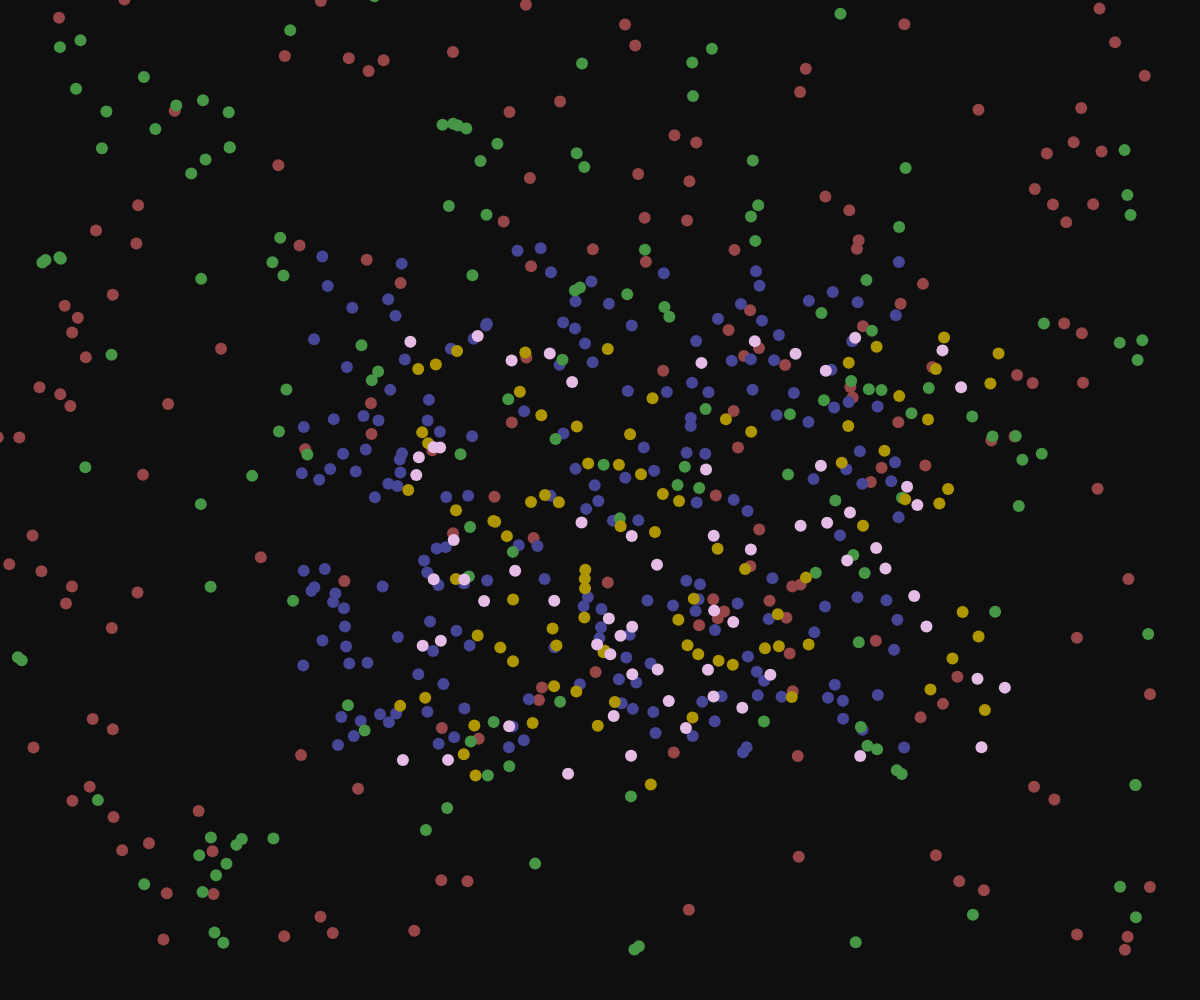
Frame 1 (no input)
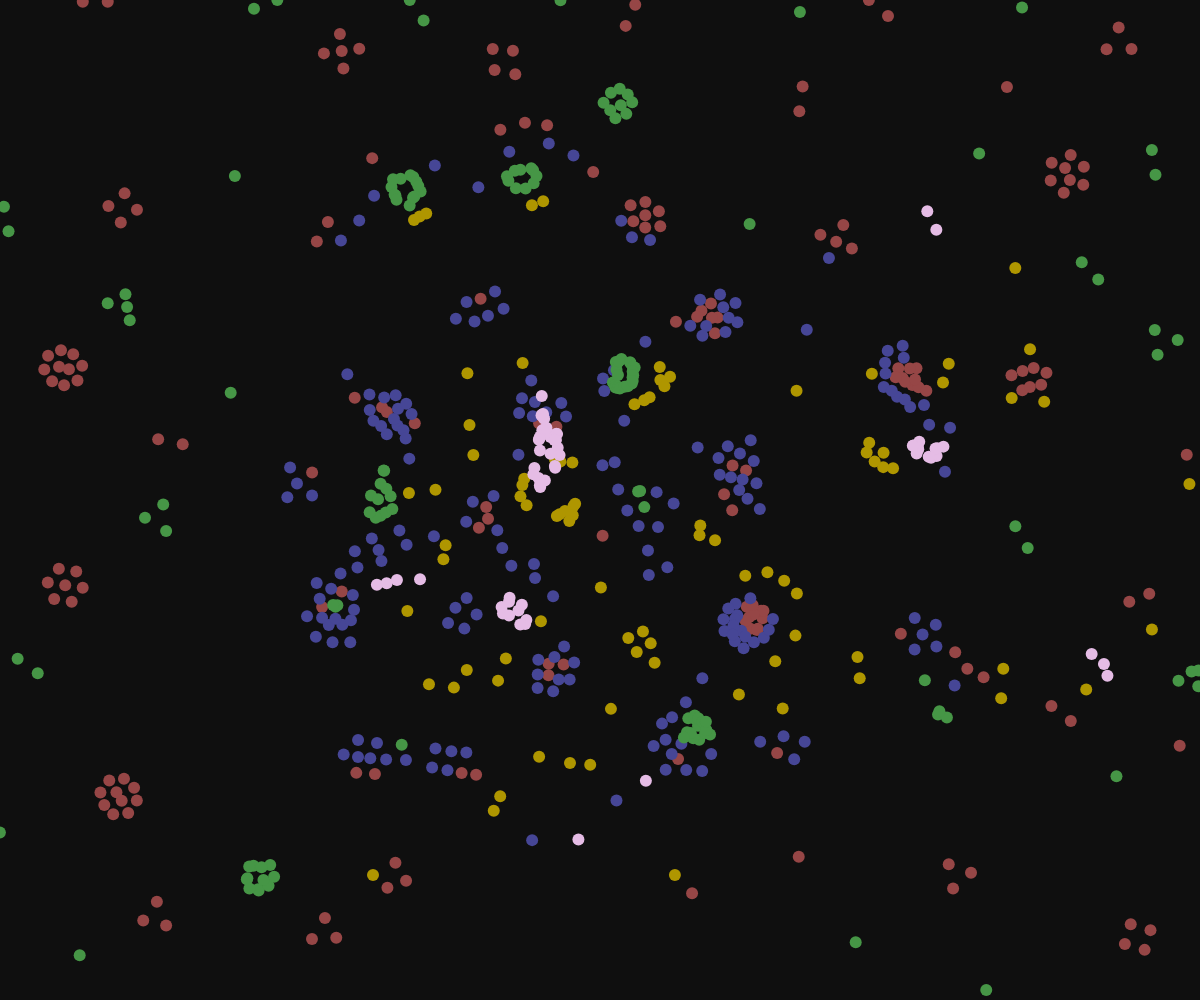
Frame 60 (no input)
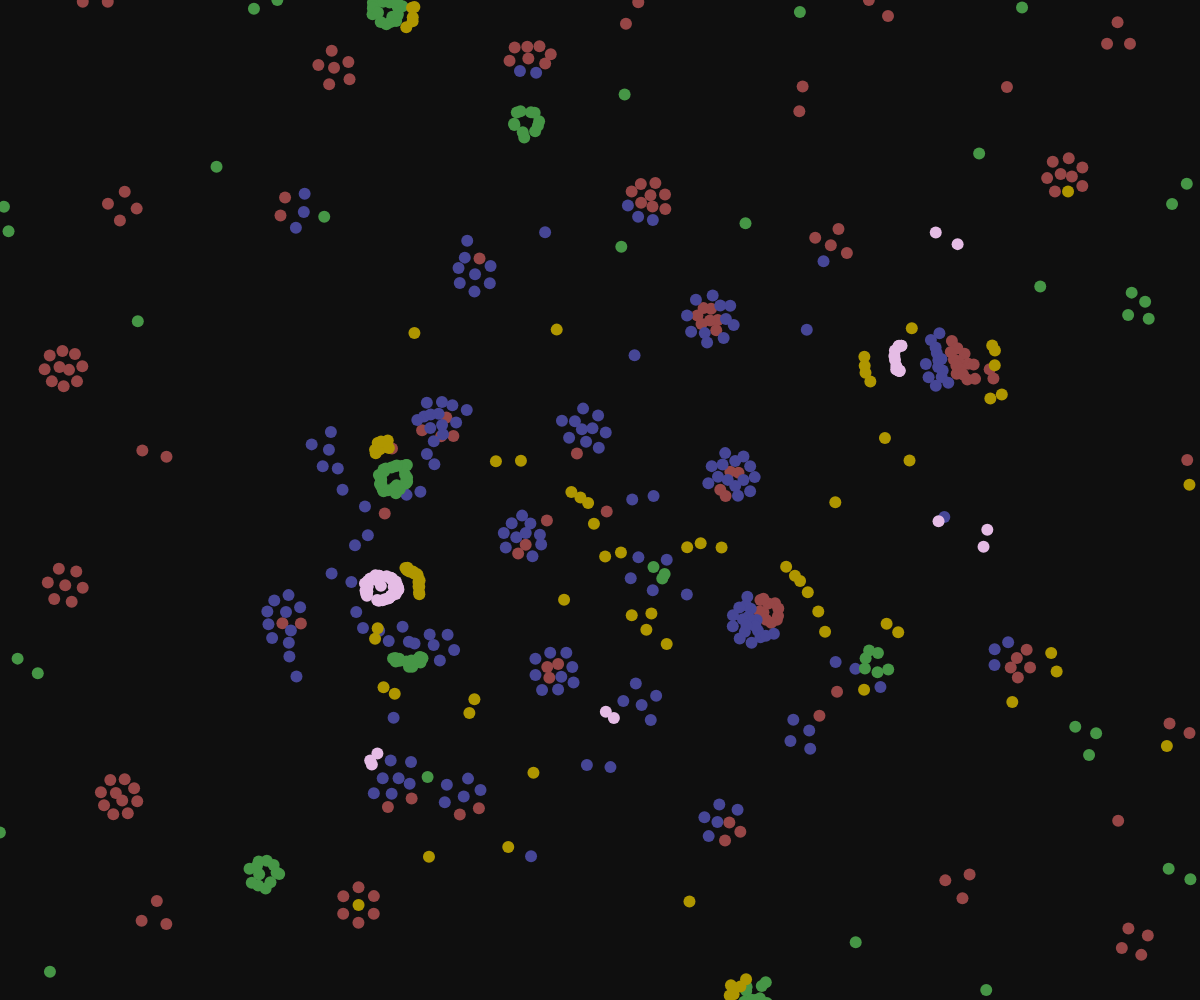
Frame 120 (the mouse pressed at the canvas centre since frame 60)

The p5.js sketch that drew these frames (run headless with seeded random() and noise() and a simulated clock; from frame 60 on, the mouse is pressed at the canvas centre):

// p5.js sketch
// ── sketch.js
const universe = [];
var friction = .80;

// pos, vel, f, rgb, att, rep, minR, maxR, damp

function setup() {
  createCanvas(window.innerWidth, window.innerHeight);


  //RED PARTICLES
  for(let i = 0; i < 170; i++) {
    universe.push(new Particle(
      createVector(random(0, width - 50), random(0, height - 50)), //position
      createVector(0, 0),                 //velocity
      0.15,//2,                                  //force
      1,                                  //color
      [1,3,4],                             //attracted to
      [2,5],                                 //repelled to
      [],                                   //passive to
      25,                                 //minimum radius
      70,                     //maximum radius
      friction,                                //dampening or friction
      12                                  //size
      ));
  }

  //BLUE PARTICLES
  for(let i = 0; i < 200; i++) {
    universe.push(new Particle(
      createVector(random(width/4, width * (3/4)), random(height/4, height * (3/4))), //position
      createVector(0, 0),                 //velocity
      0.09,//5,                                 //force
      3,                                  //color
      [1,3],                                //attracted to
      [2,4,5],                                 //repelled to
      [],                                   //passive to
      25,                                 //minimum radius
      57,                                //maximum radius
      friction,                                 //dampening or friction
      12                                  //size
      ));
  }

  
  //GREEN PARTICLES
  for(let i = 0; i < 150; i++) {
    universe.push(new Particle(
      createVector(random(0, width - 50), random(0, height - 50)), //position
      createVector(0, 0),                 //velocity
      0.5,//7,                                  //force
      2,                                  //colors
      [3],                                //attracted to
      [1,4,5],                              //repelled to
      [],                                   //passive to
      25,                                 //minimum radius
      70,                                 //maximum radius
      friction,                                //dampening or friction
      12                                  //size
      ));
  }

  //YELLOW PARTICLES
  for(let i = 0; i < 88; i++) {
    universe.push(new Particle(
      createVector(random(width/3, width - 200), random(height/3, height - 200)), //position
      createVector(0, 0),                 //velocity
      0.25,//7,                                  //force
      4,                                  //colors
      [2,1,5],                                //attracted to
      [3,4],                              //repelled to
      [],                                   //passive to
      25,                                 //minimum radius
      85,                                 //maximum radius
      friction,                                //dampening or friction
      12                                  //size
      ));
  }

  //PINK PARTICLES
  for(let i = 0; i < 66; i++) {
    universe.push(new Particle(
      createVector(random(width/3, width - 200), random(height/3, height - 200)), //position
      createVector(0, 0),                 //velocity
      0.6,//7,                                  //force
      5,                                  //colors
      [3],                                //attracted to
      [1,2,4],                              //repelled to
      [],                                   //passive to
      25,                                 //minimum radius
      90,                                 //maximum radius
      friction,                                //dampening or friction
      12                                  //size
      ));
  }
  
}

function draw() {
  background(15);
  
  for(let p of universe) {

    p.applyForce(universe);
    p.update();
    p.display();

  }
}


// ── particle.js
var friction = 2.0;

class Particle {
    constructor(pos, vel, f, rgb, att, rep, pas, minR, maxR, damp, size) {
        this.position = pos;
        this.velocity = vel;
        this.acceleration = createVector();

        this.force = f;

        this.value = rgb;

        this.attracted = att;
        this.repelled = rep;
        this.passive = pas

        this.minR = minR;
        this.maxR = maxR;

        this.damp = damp;
        this.size = size;
    }

    update() {

        
        //BORDERS
        if(this.position.x < 0) {
            this.velocity.x *= -1;
        }

        if(this.position.x > width) {
            this.velocity.x *= -1;
        }

        if(this.position.y < 0) {
            this.velocity.y *= -1;
        }

        if(this.position.y > height) {
            this.velocity.y *= -1;
        }
        

        /*
        //CONTINUOUS
        if(this.position.x < 0) {
            this.position.x = width;
        }

        if(this.position.x > width) {
            this.position.x = 0;
        }

        if(this.position.y < 0) {
            this.velocity.y = height;
        }

        if(this.position.y > height) {
            this.position.y = 0;
        }
        */

        this.velocity.add(this.acceleration);
        this.position.add(this.velocity);

        this.velocity.mult(this.damp)
    }

    calcForce(particles) {
        let newVel = createVector();
        let totVel = createVector();
        let total = 0;
    
        for(let p of particles) {
            let d = dist(this.position.x, this.position.y, p.position.x, p.position.y);
            let mid = ((this.maxR - this.minR)/2);

            if(p != this && d < this.maxR) {
                newVel.mult(0);
                newVel.add(p.position);
                newVel.sub(this.position);
                //newVel.sub(p.minR);

                if(d < this.minR) {
                    //newVel.mult(Math.pow(d - this.minR, 2) * -1);
                    newVel.mult(Math.pow(d - this.minR, 2) / (this.minR * -4));
                    total++;
                } else if(d <= (this.minR + mid) && this.repelled.includes(p.value)) {
                    newVel.mult(((this.force / mid) * d) * -1);
                    total++;
                } else if(d <= (this.minR + mid) && this.attracted.includes(p.value)) {
                    newVel.mult((this.force / mid) * d);
                    total++;
                } else if(d > (this.minR + mid) && this.repelled.includes(p.value)) {
                    newVel.mult((this.force / mid) * (d - this.maxR));
                    total++;
                } else if(d > (this.minR + mid) && this.attracted.includes(p.value)) {
                    newVel.mult(((this.force / mid) * (d - this.maxR)) * -1);
                    total++;
                }

                totVel.add(newVel);
            }
        }

        if(total > 0) {
            totVel.div(total);
            totVel.sub(this.velocity);
        }

        return totVel;

    }

        



    applyForce(particles) {
        this.acceleration = this.calcForce(particles);
    }

    display() {

        //PARTICLE
        strokeWeight(this.size);
        switch(this.value) {
            case 1:
                stroke(150, 70, 70);    //RED
                break;
            case 2:
                stroke(70, 150, 70);    //GREEN
                break;
            case 3:
                stroke(70, 70, 150);    //BLUE
                break;
            case 4:
                stroke(175, 150, 0);    //YELLOW
                break;
            case 5:
                stroke(229, 188, 229);  //PINK
                break;
            default:
                stroke(255, 0, 0);
                break;
        }
        point(this.position.x, this.position.y);

         
         /*
        //RADIUS
        //max
        stroke(255);
        noFill();
        strokeWeight(0.5);
        ellipse(this.position.x, this.position.y, this.maxR, this.maxR);
        //min
        stroke(185);
        strokeWeight(0.25);
        ellipse(this.position.x, this.position.y, this.minR, this.minR);
        //mids
        stroke(185,0,0);
        ellipse(this.position.x, this.position.y, this.minR + ((this.maxR - this.minR)/2),  this.minR + ((this.maxR - this.minR)/2));
         */
        
        
    }
}
